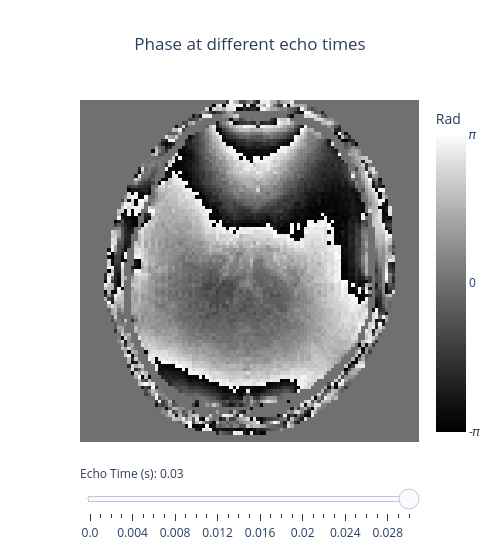

Notebook code for this chart:
### Code cell
#| label: b0Fig7jn

# Prepare Python environment
import numpy as np
import plotly.express as px
import os
import nibabel as nib
import numpy as np
from plotly.subplots import make_subplots
import plotly.graph_objects as go
import math
import json

import scipy.io as sio
from pathlib import Path

from contextlib import contextmanager
import sys, os
from pathlib import Path

@contextmanager
def suppress_stdout():
    with open(os.devnull, "w") as devnull:
        old_stdout = sys.stdout
        sys.stdout = devnull
        try:  
            yield
        finally:
            sys.stdout = old_stdout

import os
from pathlib import Path

def find_myst_yml_directories(start_dir=None):
    """
    Recursively search for directories containing myst.yml file.
    
    Args:
        start_dir (str or Path): Starting directory (defaults to current directory)
    
    Returns:
        list: List of full paths to directories containing myst.yml
    """
    if start_dir is None:
        start_dir = Path.cwd()
    else:
        start_dir = Path(start_dir)
    
    myst_dirs = []
    
    def _search_directory(current_dir):
        # Check if myst.yml exists in current directory
        myst_file = current_dir / "myst.yml"
        if myst_file.exists():
            myst_dirs.append(str(current_dir.resolve()))
            # Don't search subdirectories if we found myst.yml here
            return
        
        # Recursively search all subdirectories
        for item in current_dir.iterdir():
            if item.is_dir():
                try:
                    _search_directory(item)
                except (PermissionError, OSError):
                    # Skip directories we can't access
                    continue
    
    _search_directory(start_dir)
    return myst_dirs

def find_myst_yml_directories_upwards(start_dir=None):
    """
    Search for myst.yml in current directory, if not found go to parent and repeat.
    
    Args:
        start_dir (str or Path): Starting directory (defaults to current directory)
    
    Returns:
        str or None: Full path of directory containing myst.yml, or None if not found
    """
    if start_dir is None:
        current_dir = Path.cwd()
    else:
        current_dir = Path(start_dir)
    
    # Keep going up until we reach the filesystem root
    while current_dir != current_dir.parent:  # Stop at root
        myst_file = current_dir / "myst.yml"
        if myst_file.exists():
            return str(current_dir.resolve())
        
        # Move to parent directory
        current_dir = current_dir.parent
    
    return None

with suppress_stdout():
    repo_path = Path(find_myst_yml_directories_upwards())
    print(repo_path)
    data_req_path = repo_path / "binder" / "data_requirement.json"
    data_path = repo_path / "data"
    dataset_path = data_path / "qmrlab-mooc"
    
data_dir = dataset_path / "05-B0" / "05-B0" / "data"/ "fmap" 

PI_UNICODE = "\U0001D70B"
fname_mag_e1 = data_dir / "sub-fmap_magnitude1.nii.gz"
fname_phase_e1 = data_dir / "sub-fmap_phase1.nii.gz"
fname_phase_e1_json = data_dir / "sub-fmap_phase1.json"
fname_phase_e2 = data_dir / "sub-fmap_phase2.nii.gz"
fname_mask = data_dir / "mask.nii.gz"
fname_fmap = data_dir / "fmap.nii.gz"

nii_mag_e1 = nib.load(fname_mag_e1)
nii_phase_e1 = nib.load(fname_phase_e1)
nii_phase_e2 = nib.load(fname_phase_e2)
nii_mask = nib.load(fname_mask)
nii_fmap = nib.load(fname_fmap)

# Phase evolution though different echo times
mask = nii_mask.get_fdata()[30:-30,8:105,30]
fmap = nii_fmap.get_fdata()[30:-30,8:105,30] * mask  # [Hz]
phase1 = (nii_phase_e1.get_fdata()[30:-30,8:105,30] * math.pi / 4096) * mask

with open(fname_phase_e1_json, 'r') as json_data1:
    data1 = json.load(json_data1)
    
echo_time1 = data1['EchoTime']
phase0 = phase1 - (echo_time1 * (fmap * 2 * math.pi))
zmin = -math.pi
zmax = math.pi

steps = 31
last_echo_time = 0.03
echo_times = np.linspace(0.0, last_echo_time, steps)
fig = go.Figure()
for i_echo, echo_time in enumerate(echo_times):
    phase = phase0 + (fmap * echo_time * 2 * math.pi)
    phase = np.angle(np.exp(1j*phase))
    if i_echo >= len(echo_times) - 1:
        fig.add_trace(go.Heatmap(z=np.rot90(phase, k=-1), visible=True, coloraxis = "coloraxis"))
    else:
        fig.add_trace(go.Heatmap(z=np.rot90(phase, k=-1), visible=False, coloraxis = "coloraxis"))

fig.update_layout(coloraxis = {'colorscale':'gray'},
                 coloraxis_cmin=zmin, coloraxis_cmax=zmax)
fig.update_coloraxes(
    colorbar=dict(title="Rad",
                  titleside="top",
                  tickmode="array",
                  tickvals=[-math.pi, 0, math.pi-0.01],
                  ticktext = [f"-{PI_UNICODE}", 0, f'{PI_UNICODE}']))

echo_times_str = [f"{time:.2}" for time in echo_times]
steps = []
for i in range(len(fig.data)):
    step = dict(
        method="update",
        label=echo_times_str[i],
        args=[{"visible": [False] * len(fig.data)}],  # layout attribute
    )
    step["args"][0]["visible"][i] = True  # Toggle i'th trace to "visible"
    steps.append(step)

sliders = [dict(
    active=30,
    currentvalue={"prefix": "Echo Time (s): "},
    steps=steps
)]

fig.update_layout(
    sliders=sliders
)

fig.update_layout(
    title=dict(text="Phase at different echo times", x=0.5)
)
fig.update_xaxes(showticklabels=False)
fig.update_yaxes(showticklabels=False)
fig.update_layout({"height": 550, "width": 500})
fig.show()

### Figure 1 — Plotly figure (JSON) as saved in the notebook; plotly's stock layout.template omitted (floating-point values rounded to 4 significant figures; data arrays with more than 128 entries replaced by an {"elided": "..."} marker saying what was removed)
{"data": [{"coloraxis": "coloraxis", "type": "heatmap", "visible": false, "z": {"elided": "97x100 float values"}}, {"coloraxis": "coloraxis", "type": "heatmap", "visible": false, "z": {"elided": "97x100 float values"}}, {"coloraxis": "coloraxis", "type": "heatmap", "visible": false, "z": {"elided": "97x100 float values"}}, {"coloraxis": "coloraxis", "type": "heatmap", "visible": false, "z": {"elided": "97x100 float values"}}, {"coloraxis": "coloraxis", "type": "heatmap", "visible": false, "z": {"elided": "97x100 float values"}}, {"coloraxis": "coloraxis", "type": "heatmap", "visible": false, "z": {"elided": "97x100 float values"}}, {"coloraxis": "coloraxis", "type": "heatmap", "visible": false, "z": {"elided": "97x100 float values"}}, {"coloraxis": "coloraxis", "type": "heatmap", "visible": false, "z": {"elided": "97x100 float values"}}, {"coloraxis": "coloraxis", "type": "heatmap", "visible": false, "z": {"elided": "97x100 float values"}}, {"coloraxis": "coloraxis", "type": "heatmap", "visible": false, "z": {"elided": "97x100 float values"}}, {"coloraxis": "coloraxis", "type": "heatmap", "visible": false, "z": {"elided": "97x100 float values"}}, {"coloraxis": "coloraxis", "type": "heatmap", "visible": false, "z": {"elided": "97x100 float values"}}, {"coloraxis": "coloraxis", "type": "heatmap", "visible": false, "z": {"elided": "97x100 float values"}}, {"coloraxis": "coloraxis", "type": "heatmap", "visible": false, "z": {"elided": "97x100 float values"}}, {"coloraxis": "coloraxis", "type": "heatmap", "visible": false, "z": {"elided": "97x100 float values"}}, {"coloraxis": "coloraxis", "type": "heatmap", "visible": false, "z": {"elided": "97x100 float values"}}, {"coloraxis": "coloraxis", "type": "heatmap", "visible": false, "z": {"elided": "97x100 float values"}}, {"coloraxis": "coloraxis", "type": "heatmap", "visible": false, "z": {"elided": "97x100 float values"}}, {"coloraxis": "coloraxis", "type": "heatmap", "visible": false, "z": {"elided": "97x100 float values"}}, {"coloraxis": "coloraxis", "type": "heatmap", "visible": false, "z": {"elided": "97x100 float values"}}, {"coloraxis": "coloraxis", "type": "heatmap", "visible": false, "z": {"elided": "97x100 float values"}}, {"coloraxis": "coloraxis", "type": "heatmap", "visible": false, "z": {"elided": "97x100 float values"}}, {"coloraxis": "coloraxis", "type": "heatmap", "visible": false, "z": {"elided": "97x100 float values"}}, {"coloraxis": "coloraxis", "type": "heatmap", "visible": false, "z": {"elided": "97x100 float values"}}, {"coloraxis": "coloraxis", "type": "heatmap", "visible": false, "z": {"elided": "97x100 float values"}}, {"coloraxis": "coloraxis", "type": "heatmap", "visible": false, "z": {"elided": "97x100 float values"}}, {"coloraxis": "coloraxis", "type": "heatmap", "visible": false, "z": {"elided": "97x100 float values"}}, {"coloraxis": "coloraxis", "type": "heatmap", "visible": false, "z": {"elided": "97x100 float values"}}, {"coloraxis": "coloraxis", "type": "heatmap", "visible": false, "z": {"elided": "97x100 float values"}}, {"coloraxis": "coloraxis", "type": "heatmap", "visible": false, "z": {"elided": "97x100 float values"}}, {"coloraxis": "coloraxis", "type": "heatmap", "visible": true, "z": {"elided": "97x100 float values"}}], "layout": {"coloraxis": {"cmax": 3.142, "cmin": -3.142, "colorbar": {"tickmode": "array", "ticktext": ["-𝜋", 0, "𝜋"], "tickvals": [-3.142, 0, 3.132], "title": {"side": "top", "text": "Rad"}}, "colorscale": [[0, "rgb(0, 0, 0)"], [0.09091, "rgb(16, 16, 16)"], [0.1818, "rgb(38, 38, 38)"], [0.2727, "rgb(59, 59, 59)"], [0.3636, "rgb(81, 80, 80)"], [0.4545, "rgb(102, 101, 101)"], [0.5455, "rgb(124, 123, 122)"], [0.6364, "rgb(146, 146, 145)"], [0.7273, "rgb(171, 171, 170)"], [0.8182, "rgb(197, 197, 195)"], [0.9091, "rgb(224, 224, 223)"], [1, "rgb(254, 254, 253)"]]}, "height": 550, "sliders": [{"active": 30, "currentvalue": {"prefix": "Echo Time (s): "}, "steps": [{"args": [{"visible": [true, false, false, false, false, false, false, false, false, false, false, false, false, false, false, false, false, false, false, false, false, false, false, false, false, false, false, false, false, false, false]}], "label": "0.0", "method": "update"}, {"args": [{"visible": [false, true, false, false, false, false, false, false, false, false, false, false, false, false, false, false, false, false, false, false, false, false, false, false, false, false, false, false, false, false, false]}], "label": "0.001", "method": "update"}, {"args": [{"visible": [false, false, true, false, false, false, false, false, false, false, false, false, false, false, false, false, false, false, false, false, false, false, false, false, false, false, false, false, false, false, false]}], "label": "0.002", "method": "update"}, {"args": [{"visible": [false, false, false, true, false, false, false, false, false, false, false, false, false, false, false, false, false, false, false, false, false, false, false, false, false, false, false, false, false, false, false]}], "label": "0.003", "method": "update"}, {"args": [{"visible": [false, false, false, false, true, false, false, false, false, false, false, false, false, false, false, false, false, false, false, false, false, false, false, false, false, false, false, false, false, false, false]}], "label": "0.004", "method": "update"}, {"args": [{"visible": [false, false, false, false, false, true, false, false, false, false, false, false, false, false, false, false, false, false, false, false, false, false, false, false, false, false, false, false, false, false, false]}], "label": "0.005", "method": "update"}, {"args": [{"visible": [false, false, false, false, false, false, true, false, false, false, false, false, false, false, false, false, false, false, false, false, false, false, false, false, false, false, false, false, false, false, false]}], "label": "0.006", "method": "update"}, {"args": [{"visible": [false, false, false, false, false, false, false, true, false, false, false, false, false, false, false, false, false, false, false, false, false, false, false, false, false, false, false, false, false, false, false]}], "label": "0.007", "method": "update"}, {"args": [{"visible": [false, false, false, false, false, false, false, false, true, false, false, false, false, false, false, false, false, false, false, false, false, false, false, false, false, false, false, false, false, false, false]}], "label": "0.008", "method": "update"}, {"args": [{"visible": [false, false, false, false, false, false, false, false, false, true, false, false, false, false, false, false, false, false, false, false, false, false, false, false, false, false, false, false, false, false, false]}], "label": "0.009", "method": "update"}, {"args": [{"visible": [false, false, false, false, false, false, false, false, false, false, true, false, false, false, false, false, false, false, false, false, false, false, false, false, false, false, false, false, false, false, false]}], "label": "0.01", "method": "update"}, {"args": [{"visible": [false, false, false, false, false, false, false, false, false, false, false, true, false, false, false, false, false, false, false, false, false, false, false, false, false, false, false, false, false, false, false]}], "label": "0.011", "method": "update"}, {"args": [{"visible": [false, false, false, false, false, false, false, false, false, false, false, false, true, false, false, false, false, false, false, false, false, false, false, false, false, false, false, false, false, false, false]}], "label": "0.012", "method": "update"}, {"args": [{"visible": [false, false, false, false, false, false, false, false, false, false, false, false, false, true, false, false, false, false, false, false, false, false, false, false, false, false, false, false, false, false, false]}], "label": "0.013", "method": "update"}, {"args": [{"visible": [false, false, false, false, false, false, false, false, false, false, false, false, false, false, true, false, false, false, false, false, false, false, false, false, false, false, false, false, false, false, false]}], "label": "0.014", "method": "update"}, {"args": [{"visible": [false, false, false, false, false, false, false, false, false, false, false, false, false, false, false, true, false, false, false, false, false, false, false, false, false, false, false, false, false, false, false]}], "label": "0.015", "method": "update"}, {"args": [{"visible": [false, false, false, false, false, false, false, false, false, false, false, false, false, false, false, false, true, false, false, false, false, false, false, false, false, false, false, false, false, false, false]}], "label": "0.016", "method": "update"}, {"args": [{"visible": [false, false, false, false, false, false, false, false, false, false, false, false, false, false, false, false, false, true, false, false, false, false, false, false, false, false, false, false, false, false, false]}], "label": "0.017", "method": "update"}, {"args": [{"visible": [false, false, false, false, false, false, false, false, false, false, false, false, false, false, false, false, false, false, true, false, false, false, false, false, false, false, false, false, false, false, false]}], "label": "0.018", "method": "update"}, {"args": [{"visible": [false, false, false, false, false, false, false, false, false, false, false, false, false, false, false, false, false, false, false, true, false, false, false, false, false, false, false, false, false, false, false]}], "label": "0.019", "method": "update"}, {"args": [{"visible": [false, false, false, false, false, false, false, false, false, false, false, false, false, false, false, false, false, false, false, false, true, false, false, false, false, false, false, false, false, false, false]}], "label": "0.02", "method": "update"}, {"args": [{"visible": [false, false, false, false, false, false, false, false, false, false, false, false, false, false, false, false, false, false, false, false, false, true, false, false, false, false, false, false, false, false, false]}], "label": "0.021", "method": "update"}, {"args": [{"visible": [false, false, false, false, false, false, false, false, false, false, false, false, false, false, false, false, false, false, false, false, false, false, true, false, false, false, false, false, false, false, false]}], "label": "0.022", "method": "update"}, {"args": [{"visible": [false, false, false, false, false, false, false, false, false, false, false, false, false, false, false, false, false, false, false, false, false, false, false, true, false, false, false, false, false, false, false]}], "label": "0.023", "method": "update"}, {"args": [{"visible": [false, false, false, false, false, false, false, false, false, false, false, false, false, false, false, false, false, false, false, false, false, false, false, false, true, false, false, false, false, false, false]}], "label": "0.024", "method": "update"}, {"args": [{"visible": [false, false, false, false, false, false, false, false, false, false, false, false, false, false, false, false, false, false, false, false, false, false, false, false, false, true, false, false, false, false, false]}], "label": "0.025", "method": "update"}, {"args": [{"visible": [false, false, false, false, false, false, false, false, false, false, false, false, false, false, false, false, false, false, false, false, false, false, false, false, false, false, true, false, false, false, false]}], "label": "0.026", "method": "update"}, {"args": [{"visible": [false, false, false, false, false, false, false, false, false, false, false, false, false, false, false, false, false, false, false, false, false, false, false, false, false, false, false, true, false, false, false]}], "label": "0.027", "method": "update"}, {"args": [{"visible": [false, false, false, false, false, false, false, false, false, false, false, false, false, false, false, false, false, false, false, false, false, false, false, false, false, false, false, false, true, false, false]}], "label": "0.028", "method": "update"}, {"args": [{"visible": [false, false, false, false, false, false, false, false, false, false, false, false, false, false, false, false, false, false, false, false, false, false, false, false, false, false, false, false, false, true, false]}], "label": "0.029", "method": "update"}, {"args": [{"visible": [false, false, false, false, false, false, false, false, false, false, false, false, false, false, false, false, false, false, false, false, false, false, false, false, false, false, false, false, false, false, true]}], "label": "0.03", "method": "update"}]}], "title": {"text": "Phase at different echo times", "x": 0.5}, "width": 500, "xaxis": {"showticklabels": false}, "yaxis": {"showticklabels": false}}}
